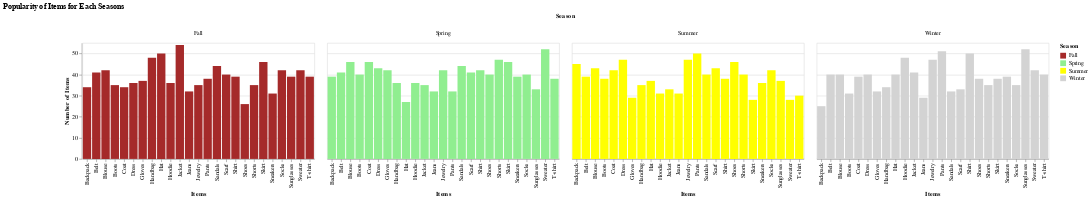

Source (notebook cell):
### Markdown cell above
Static Plot #1: Facet Figure of Bar Plots representing the popularity of items for different seasons

### Code cell
agg_data = trends.groupby(['Item Purchased', 'Season']).size().reset_index(name='Count')
colors = ["brown", "lightgreen", "yellow", "lightgray"]

alt.Chart(agg_data).mark_bar().encode(
    x=alt.X('Item Purchased', title='Items'),
    y=alt.Y('Count', title='Number of Items'),
    color=alt.Color('Season:N', scale=alt.Scale(range=colors))
).properties(
    width=400,
    height=200,
    
).facet(
    column='Season:N'
).resolve_scale(
    x='independent'
).properties(
     title=alt.TitleParams(text='Popularity of Items for Each Seasons', align='center')
)

### Figure 1 — Vega-Lite specification as saved in the notebook (floating-point values rounded to 4 significant figures)
{"config": {"view": {"continuousWidth": 300, "continuousHeight": 300}}, "data": {"name": "data-5a8aebd90633b9319c26d99a289b9560"}, "facet": {"column": {"field": "Season", "type": "nominal"}}, "spec": {"mark": {"type": "bar"}, "encoding": {"color": {"field": "Season", "scale": {"range": ["brown", "lightgreen", "yellow", "lightgray"]}, "type": "nominal"}, "x": {"field": "Item Purchased", "title": "Items", "type": "nominal"}, "y": {"field": "Count", "title": "Number of Items", "type": "quantitative"}}, "height": 200, "width": 400}, "resolve": {"scale": {"x": "independent"}}, "title": {"text": "Popularity of Items for Each Seasons", "align": "center"}, "$schema": "https://vega.github.io/schema/vega-lite/v5.16.3.json", "datasets": {"data-5a8aebd90633b9319c26d99a289b9560": [{"Item Purchased": "Backpack", "Season": "Fall", "Count": 34}, {"Item Purchased": "Backpack", "Season": "Spring", "Count": 39}, {"Item Purchased": "Backpack", "Season": "Summer", "Count": 45}, {"Item Purchased": "Backpack", "Season": "Winter", "Count": 25}, {"Item Purchased": "Belt", "Season": "Fall", "Count": 41}, {"Item Purchased": "Belt", "Season": "Spring", "Count": 41}, {"Item Purchased": "Belt", "Season": "Summer", "Count": 39}, {"Item Purchased": "Belt", "Season": "Winter", "Count": 40}, {"Item Purchased": "Blouse", "Season": "Fall", "Count": 42}, {"Item Purchased": "Blouse", "Season": "Spring", "Count": 46}, {"Item Purchased": "Blouse", "Season": "Summer", "Count": 43}, {"Item Purchased": "Blouse", "Season": "Winter", "Count": 40}, {"Item Purchased": "Boots", "Season": "Fall", "Count": 35}, {"Item Purchased": "Boots", "Season": "Spring", "Count": 40}, {"Item Purchased": "Boots", "Season": "Summer", "Count": 38}, {"Item Purchased": "Boots", "Season": "Winter", "Count": 31}, {"Item Purchased": "Coat", "Season": "Fall", "Count": 34}, {"Item Purchased": "Coat", "Season": "Spring", "Count": 46}, {"Item Purchased": "Coat", "Season": "Summer", "Count": 42}, {"Item Purchased": "Coat", "Season": "Winter", "Count": 39}, {"Item Purchased": "Dress", "Season": "Fall", "Count": 36}, {"Item Purchased": "Dress", "Season": "Spring", "Count": 43}, {"Item Purchased": "Dress", "Season": "Summer", "Count": 47}, {"Item Purchased": "Dress", "Season": "Winter", "Count": 40}, {"Item Purchased": "Gloves", "Season": "Fall", "Count": 37}, {"Item Purchased": "Gloves", "Season": "Spring", "Count": 42}, {"Item Purchased": "Gloves", "Season": "Summer", "Count": 29}, {"Item Purchased": "Gloves", "Season": "Winter", "Count": 32}, {"Item Purchased": "Handbag", "Season": "Fall", "Count": 48}, {"Item Purchased": "Handbag", "Season": "Spring", "Count": 36}, {"Item Purchased": "Handbag", "Season": "Summer", "Count": 35}, {"Item Purchased": "Handbag", "Season": "Winter", "Count": 34}, {"Item Purchased": "Hat", "Season": "Fall", "Count": 50}, {"Item Purchased": "Hat", "Season": "Spring", "Count": 27}, {"Item Purchased": "Hat", "Season": "Summer", "Count": 37}, {"Item Purchased": "Hat", "Season": "Winter", "Count": 40}, {"Item Purchased": "Hoodie", "Season": "Fall", "Count": 36}, {"Item Purchased": "Hoodie", "Season": "Spring", "Count": 36}, {"Item Purchased": "Hoodie", "Season": "Summer", "Count": 31}, {"Item Purchased": "Hoodie", "Season": "Winter", "Count": 48}, {"Item Purchased": "Jacket", "Season": "Fall", "Count": 54}, {"Item Purchased": "Jacket", "Season": "Spring", "Count": 35}, {"Item Purchased": "Jacket", "Season": "Summer", "Count": 33}, {"Item Purchased": "Jacket", "Season": "Winter", "Count": 41}, {"Item Purchased": "Jeans", "Season": "Fall", "Count": 32}, {"Item Purchased": "Jeans", "Season": "Spring", "Count": 32}, {"Item Purchased": "Jeans", "Season": "Summer", "Count": 31}, {"Item Purchased": "Jeans", "Season": "Winter", "Count": 29}, {"Item Purchased": "Jewelry", "Season": "Fall", "Count": 35}, {"Item Purchased": "Jewelry", "Season": "Spring", "Count": 42}, {"Item Purchased": "Jewelry", "Season": "Summer", "Count": 47}, {"Item Purchased": "Jewelry", "Season": "Winter", "Count": 47}, {"Item Purchased": "Pants", "Season": "Fall", "Count": 38}, {"Item Purchased": "Pants", "Season": "Spring", "Count": 32}, {"Item Purchased": "Pants", "Season": "Summer", "Count": 50}, {"Item Purchased": "Pants", "Season": "Winter", "Count": 51}, {"Item Purchased": "Sandals", "Season": "Fall", "Count": 44}, {"Item Purchased": "Sandals", "Season": "Spring", "Count": 44}, {"Item Purchased": "Sandals", "Season": "Summer", "Count": 40}, {"Item Purchased": "Sandals", "Season": "Winter", "Count": 32}, {"Item Purchased": "Scarf", "Season": "Fall", "Count": 40}, {"Item Purchased": "Scarf", "Season": "Spring", "Count": 41}, {"Item Purchased": "Scarf", "Season": "Summer", "Count": 43}, {"Item Purchased": "Scarf", "Season": "Winter", "Count": 33}, {"Item Purchased": "Shirt", "Season": "Fall", "Count": 39}, {"Item Purchased": "Shirt", "Season": "Spring", "Count": 42}, {"Item Purchased": "Shirt", "Season": "Summer", "Count": 38}, {"Item Purchased": "Shirt", "Season": "Winter", "Count": 50}, {"Item Purchased": "Shoes", "Season": "Fall", "Count": 26}, {"Item Purchased": "Shoes", "Season": "Spring", "Count": 40}, {"Item Purchased": "Shoes", "Season": "Summer", "Count": 46}, {"Item Purchased": "Shoes", "Season": "Winter", "Count": 38}, {"Item Purchased": "Shorts", "Season": "Fall", "Count": 35}, {"Item Purchased": "Shorts", "Season": "Spring", "Count": 47}, {"Item Purchased": "Shorts", "Season": "Summer", "Count": 40}, {"Item Purchased": "Shorts", "Season": "Winter", "Count": 35}, {"Item Purchased": "Skirt", "Season": "Fall", "Count": 46}, {"Item Purchased": "Skirt", "Season": "Spring", "Count": 46}, {"Item Purchased": "Skirt", "Season": "Summer", "Count": 28}, {"Item Purchased": "Skirt", "Season": "Winter", "Count": 38}, {"Item Purchased": "Sneakers", "Season": "Fall", "Count": 31}, {"Item Purchased": "Sneakers", "Season": "Spring", "Count": 39}, {"Item Purchased": "Sneakers", "Season": "Summer", "Count": 36}, {"Item Purchased": "Sneakers", "Season": "Winter", "Count": 39}, {"Item Purchased": "Socks", "Season": "Fall", "Count": 42}, {"Item Purchased": "Socks", "Season": "Spring", "Count": 40}, {"Item Purchased": "Socks", "Season": "Summer", "Count": 42}, {"Item Purchased": "Socks", "Season": "Winter", "Count": 35}, {"Item Purchased": "Sunglasses", "Season": "Fall", "Count": 39}, {"Item Purchased": "Sunglasses", "Season": "Spring", "Count": 33}, {"Item Purchased": "Sunglasses", "Season": "Summer", "Count": 37}, {"Item Purchased": "Sunglasses", "Season": "Winter", "Count": 52}, {"Item Purchased": "Sweater", "Season": "Fall", "Count": 42}, {"Item Purchased": "Sweater", "Season": "Spring", "Count": 52}, {"Item Purchased": "Sweater", "Season": "Summer", "Count": 28}, {"Item Purchased": "Sweater", "Season": "Winter", "Count": 42}, {"Item Purchased": "T-shirt", "Season": "Fall", "Count": 39}, {"Item Purchased": "T-shirt", "Season": "Spring", "Count": 38}, {"Item Purchased": "T-shirt", "Season": "Summer", "Count": 30}, {"Item Purchased": "T-shirt", "Season": "Winter", "Count": 40}]}}
